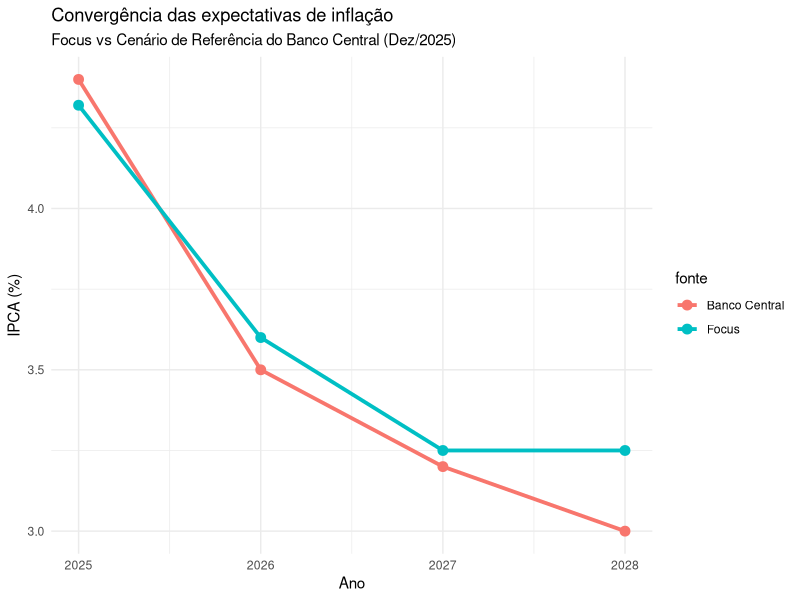
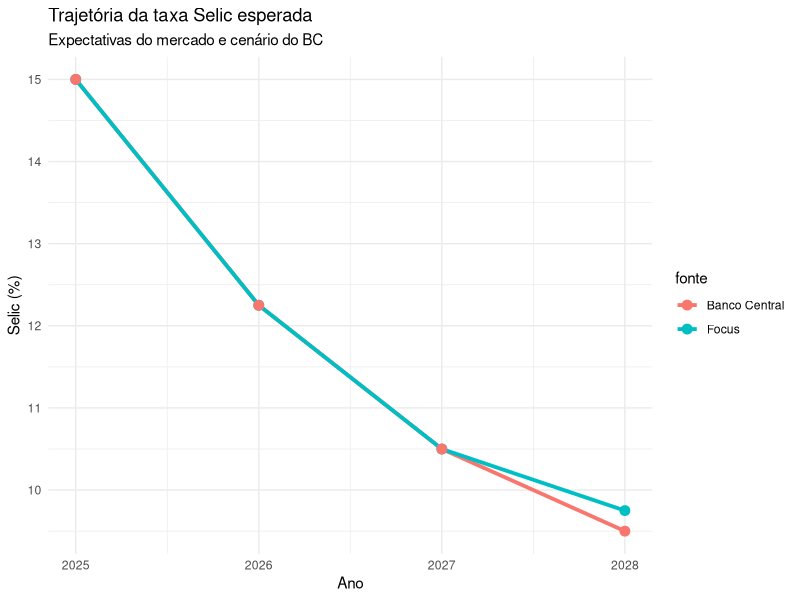

The R source for these figures, in order:
install.packages("tidyverse")
library(tidyverse)

# Dados do Focus -> (26/12/2025)
focus <- tibble(
  ano = c(2025, 2026, 2027, 2028),
  ipca = c(4.32, 3.60, 3.25, 3.25),
  selic = c(15.00, 12.25, 10.50, 9.75)
)

# Dados do RPM 
rpm <- tibble(
  ano = c(2025, 2026, 2027, 2028),
  ipca = c(4.4, 3.5, 3.2, 3.0), 
  selic = c(15.0, 12.25, 10.5, 9.5) 
)

dados <- bind_rows(
  focus %>% mutate(fonte = "Focus"),
  rpm %>% mutate(fonte = "Banco Central")
)

# Gráfico da inflação
g_ipca <- dados %>%
  ggplot(aes(x = ano, y = ipca, color = fonte)) +
  geom_line(size = 1.3) +
  geom_point(size = 3) +
  labs(
    title = "Convergência das expectativas de inflação",
    subtitle = "Focus vs Cenário de Referência do Banco Central (Dez/2025)",
    y = "IPCA (%)",
    x = "Ano"
  ) +
  theme_minimal()

# Gráfico da Selic
g_selic <- dados %>%
  ggplot(aes(x = ano, y = selic, color = fonte)) +
  geom_line(size = 1.3) +
  geom_point(size = 3) +
  labs(
    title = "Trajetória da taxa Selic esperada",
    subtitle = "Expectativas do mercado e cenário do BC",
    y = "Selic (%)",
    x = "Ano"
  ) +
  theme_minimal()

g_ipca
g_selic
